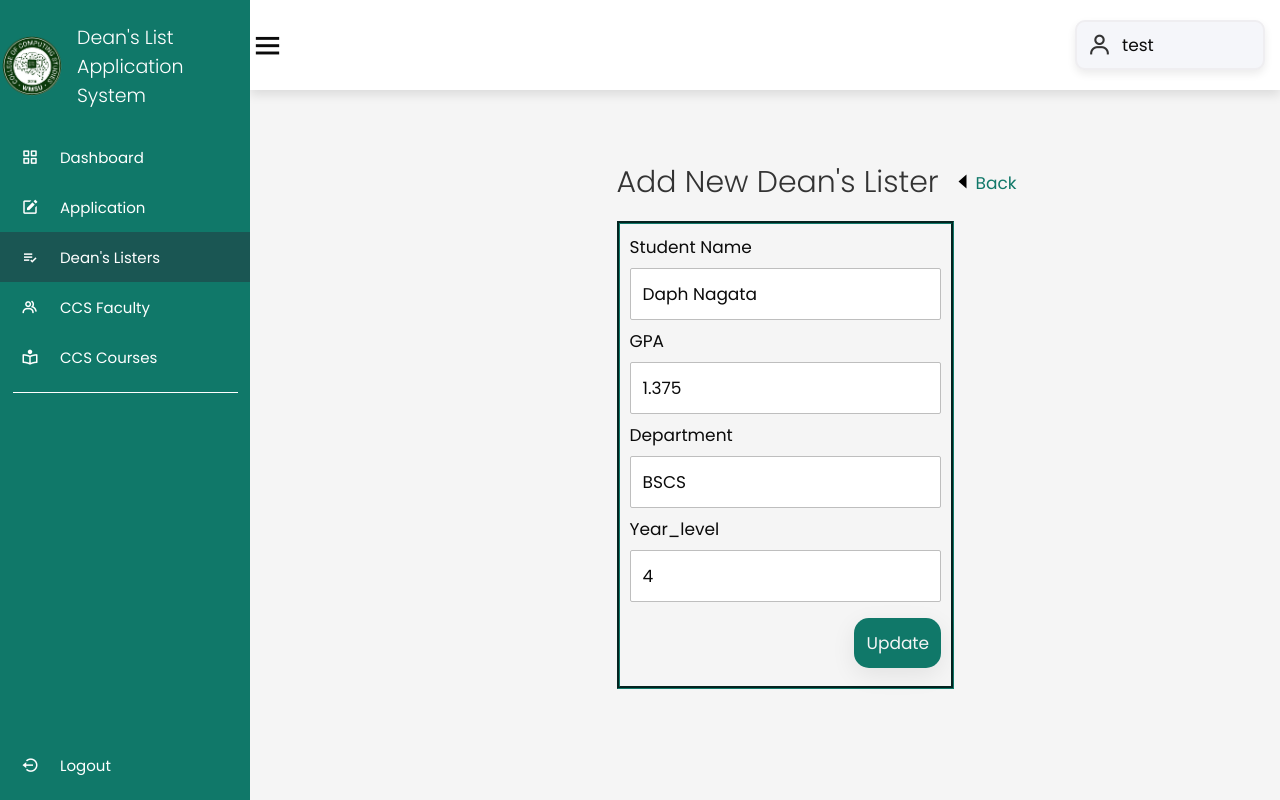
Screenshot of /listers/editlisters.php?id=2 (signed in) with the database file from the repository.
### tables this page shows
CREATE TABLE `deans_listers` (
  `id` int(11) NOT NULL,
  `app_id` int(11) NOT NULL,
  `fullname` varchar(255) NOT NULL,
  `gpa` float NOT NULL,
  `department` varchar(255) NOT NULL,
  `yearlevel` varchar(255) NOT NULL
);

### class/listers.class.php (called while the page is built, shortened)
<?php
require_once 'database.php';
class Listers{
    protected $db;
    function __construct()
    {
        $this->db = new Database();
    }
    function GetCertainDeanLister($record_id){
        $sql = "SELECT * FROM `deans_listers` WHERE id = :id";
        $query=$this->db->connect()->prepare($sql);
        $query->bindParam(':id', $record_id);
        if($query->execute()){
            $data = $query->fetch();
            if (count($data) > 0) {
                $this->id = $data["id"];
                $this->Fullname = $data["fullname"];
                $this->GPA = $data["gpa"];
                $this->department = $data["department"];
                $this->year_level = $data["yearlevel"];
            }
        }
    }
}
?>

### class/database.php (called while the page is built)
<?php
class Database{
    private $host = 'localhost';
    private $database = 'deanslist';
    private $username = 'root';
    private $password = '';
    protected $connection;
    function connect(){
        try
			{
				$this->connection = new PDO("mysql:host=$this->host;dbname=$this->database",
											$this->username, $this->password);
			}
			catch (PDOException $e)
			{
				echo "Connection error " . $e->getMessage();
			}
        return $this->connection;
    }
}
?>

### listers/editlisters.php (the view, shortened to what this page needs)
<?php
    require_once '../class/listers.class.php';
    $listers = new Listers();
    $listers->GetCertainDeanLister($_GET['id']);
    $temValue_ID = $listers->id;
    $temValue_Fullname = $listers->Fullname;
    $temValue_GPA = $listers->GPA;
    $temValue_Department = $listers->department;
    $temValue_Level = $listers->year_level;
?>
<!DOCTYPE html>
<html lang="en">
<head>
    <link rel="stylesheet" href="https://cdn.jsdelivr.net/npm/boxicons@latest/css/boxicons.min.css">
    <link href="../css/style.css" rel="stylesheet">
    <link rel="stylesheet" href="//code.jquery.com/ui/1.13.2/themes/base/jquery-ui.css">
</head>
<body>
    <div class="side-bar">
        <br>
        <div class="logo-details">
            <img class="logo" style="margin-left:2px"src="ccslogo.png" width ="55" height = "60">
            <span class="logo-name">Dean's List Application <br> System</span>
		</div>
        <br>
        <ul class="nav-links">
        <li>
                <a href="../dashboard/dashboard.php">
                    <i class='bx bx-grid-alt' ></i>
                    <span class="links-name">Dashboard</span>
                </a>
            </li>
            <?php if($_SESSION['user_type'] == 'student') { ?>
            <li>
                <a href="../apply/application-new.php">
                <i class='bx bxs-edit'></i>
                    <span class="links-name">Application</span>
                </a>
            </li>
            <?php } ?>
            <li>
                <a href="../listers/listers.php" class="active">
                <i class='bx bx-list-check'></i>
                    <span class="links-name">Dean's Listers</span>
                </a>
            </li>
            <li>
                <a href="../faculty/faculty.php">
                    <i class='bx bx-group' ></i>
                    <span class="links-name">CCS Faculty</span>
                </a>
            </li>
            <li>
                <a href="../programs/programs.php">
                    <i class='bx bx-book-reader'></i>
                    <span class="links-name">CCS Courses</span>
                </a>
            </li>
            <hr class="line">
            <li id="logout-link">
                <a class="logout-link" href="../login/logout.php" title="Logout">
                    <i class='bx bx-log-out-circle'></i>
                    <span class="links-name">Logout</span>
                </a>
            </li>
        </ul>
    </div>
    <section class="home-section">
        <nav>
            <div class="side-bar-button">
                <i class='bx bx-menu small'></i>
            </div>
            <div class="profile-details">
                <i class='bx bx-user'></i>
                <?php echo '<span class="admin-name">'.$_SESSION['user_firstname'].' '.$_SESSION['user_lastname'].'</span>'; ?>
            </div>
        </nav>
    <div class="home-content">
        <div class="table-container">
            <div class="table-heading form-size">
                <h3 class="table-title">Add New Dean's Lister</h3>
                <a class="back" href="listers.php"><i class='bx bx-caret-left'></i>Back</a>
            </div>
            <br>
            <div class="add-form-container">
                <form class="add-form" action="editlisters.php?id=<?php echo $temValue_ID; ?>" method="post">
                    <label for="firstname">Student Name</label>
                    <input type="text" id="firstname" name="firstname" readonly placeholder="Enter first name" value="<?php echo $temValue_Fullname; ?>">
                   <label for="GPA">GPA</label>
                    <input type="text" id="GPA" name="GPA" required placeholder="Enter GPA" value="<?php echo $temValue_GPA; ?>">
                    <label for="department">Department</label>
                    <input type="department" id="department" name="department" required placeholder="Enter department" value="<?php echo $temValue_Department; ?>">
                    <label for="year_level">Year_level</label>
                    <input type="year_level" id="year_level" name="year_level" required placeholder="Enter year_level" value="<?php echo $temValue_Level; ?>">
                    <input type="submit" class="button" value="Update" name="save" id="save">
                </form>
            </div>
        </div>
    </div>
</body>
</html>

### css/style.css (style rules this page uses)
* { font-family:'Poppins', sans-serif; margin: 0; padding: 0; box-sizing: border-box; font-size: 17px; color : rgb(11, 11, 11); outline: none; border:none; text-decoration: none; }
.button { background-color:#107869; color: #f5f5f5; border: none; text-decoration-color: #f5f5f5; }
input, select { width: 100%; padding: 12px; margin: 8px 0; border-radius: 2px; box-sizing: border-box; border: 1px solid rgb(190, 190, 190); }
label { margin-right: 20px; }
.side-bar { position: fixed; top: 0; left: 0; width: 200px; height: calc(100vh); background-color: #107869; z-index: 2000; font-family: var(--lato); transition: .3s ease; overflow: hidden; scrollbar-width: none; }
.side-bar .logo-details { height: 80px; display: flex; align-items: center; }
.side-bar .logo-details .logo { font-size: 28px; font-weight: 800; min-width: 60px; justify-items: center; }
.side-bar .logo-details .logo-name { color: #fff; font-size: 19px; font-weight: 300; align-items: center; display: block; margin-left: 15px; }
.side-bar .nav-links { padding: 0 !important; height: calc(100vh); }
.side-bar .nav-links li { position: relative; list-style: none; height: 50px; width: 100%; }
.side-bar .nav-links li a { height: 100%; width: 100%; display: flex; align-items: center; text-decoration: none; }
.side-bar .nav-links .active { background-color: #1A5653; }
.side-bar .nav-links li i { min-width: 60px; text-align: center; font-size: 18px; color: #fff; }
.side-bar .nav-links li a .links-name { color: #fff; font-size: 15px; font-weight: 400; white-space: nowrap; }
.side-bar .nav-links .line { margin: 10px auto; width: 90%; height: 1px; border: 0; border-top: 1px solid white; }
.home-section { position: relative; background-color: #f5f5f5; min-height: calc(100vh); width: calc(100% - 250px); left: 250px; }
.home-section nav { position: fixed; top:0; left:20; right:20; z-index: 1000; background-color: var(--white); display: flex; padding-top: 2rem; padding-bottom: 2rem; box-shadow: var(--box-shadow); align-items: center; justify-content: space-between; }
.home-section nav .side-bar-button { display: flex; align-items: center; font-size: 24px; font-weight: 500; }
nav .side-bar-button i { font-size: 35px; margin-right: 10px; }
.home-section nav .profile-details { display: flex; align-items: center; background: #f5f6fa; border: 2px solid #efeef1; border-radius: 10px; height: 50px; min-width: 190px; box-shadow: 0 4px 8px 0 rgba(0,0,0,0.08); margin-right: 15px; }
.home-section nav .profile-details i { font-size: 25px; font-weight: 500; color: #333; margin: 0 10px; white-space: nowrap; }
.table-title { font-weight: 300; font-size: 30px; text-align: left; color: #333; margin-left:20px 0; display: inline; }
.table-container { position: relative; top: 80px; padding: 40px; }
.table-container .button { display: inline; float: right; width: fit-content; border-radius: 15px; box-shadow: 0 7px 25px rgba(0, 0, 0, 0.08); background-color: #107869; }
.table-container .table-heading { display: flex; justify-content: space-between; height: 25px; align-items: center; }
.home-section .home-content { position: relative; }
#logout-link { position: absolute; bottom: 0; margin-bottom: 10px; }
.add-form-container { display: flex; flex-direction: row; width: 40%; margin-left:33%; border-style: groove; border-color:#107869; padding:10px; }
.form-size { max-width: 400px; margin-left: 33%; }
a.back { text-decoration: none; display: flex; justify-content: left; color: #107869; }
.bx-caret-left { font-size: 24px; color: black; }
:root { --main-color:#107869; --black:#222; --white:#fff; --light-black:#777; --light-white:#fff9; --dark-bg:rgba(0,0,0,.7); --light-bg:#eee; --border:.1rem solid var(--black); --box-shadow:0 .5rem 1rem rgba(0,0,0,.1); --text-shadow:0 1.5rem 3rem rgba(0,0,0,.3); }
html { font-size: 62.5%; overflow-x: hidden; }
section { padding:5rem 10%; }

### rows the page displays
deans_listers: firstname "Daph Nagata", GPA "1.375", department "BSCS", year_level "4"

### other values shown
$_SESSION['user_firstname'] "test"
